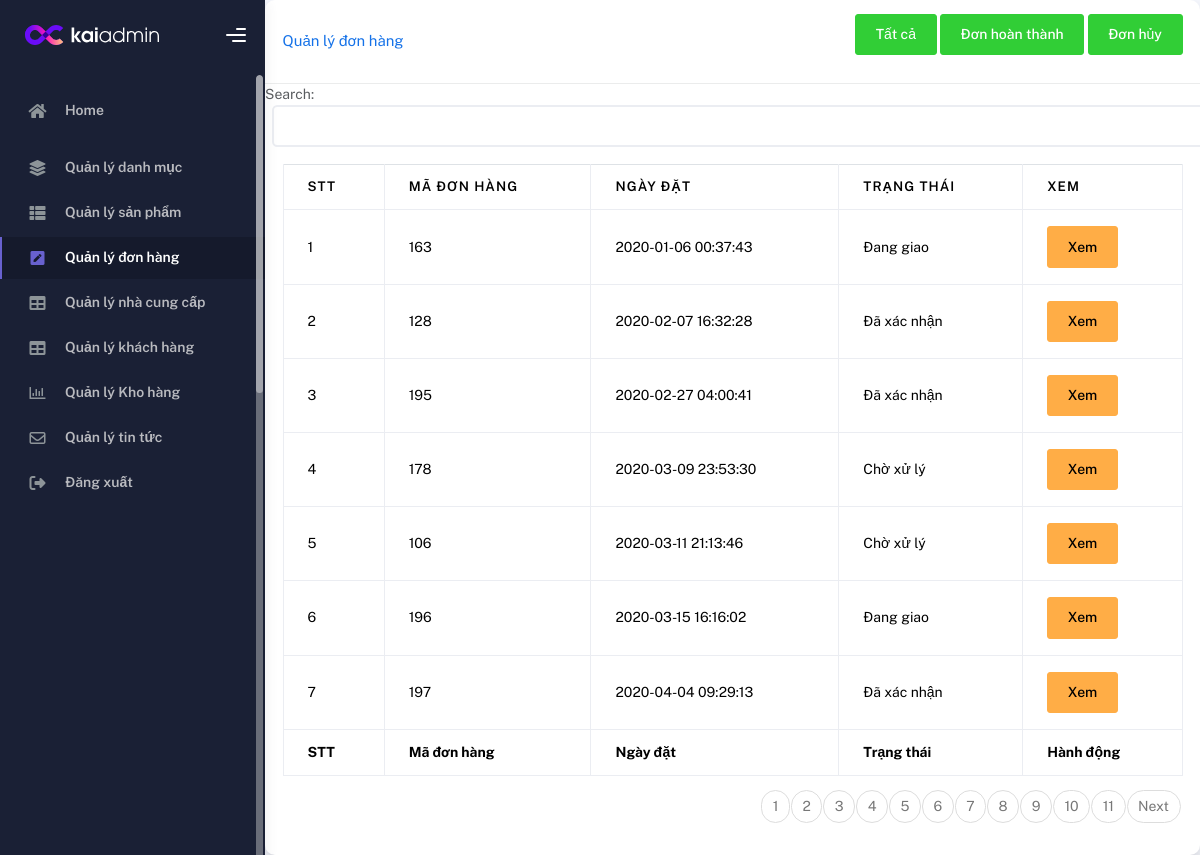
The page /Admin/Quanlydonhang/donchuahoanthanh.php (signed in) on the database its author committed.
### tables this page shows
CREATE TABLE `donhang` (
  `maDonhang` int(20) NOT NULL,
  `maKhachHang` varchar(20) NOT NULL,
  `thoiGianDat` datetime NOT NULL,
  `diaChiKhachHang` varchar(255) NOT NULL,
  `tongGiaTri` int(100) NOT NULL,
  `ghiChu` varchar(200) DEFAULT NULL,
  `tinhTrang` enum('Chờ xử lý','Đã xác nhận','Đang giao','Đã giao','Đã hủy') NOT NULL DEFAULT 'Chờ xử lý' COMMENT '0: Chờ xử lý, 1: Đã xác nhận, 2:Đang giao, 3:Đã giao, 4: Đã hủy'
);

### Admin/Quanlydonhang/donchuahoanthanh.php (the view, shortened to what this page needs)
<!DOCTYPE html>
<html lang="en">
<head>
    <link rel="stylesheet" href="https://cdnjs.cloudflare.com/ajax/libs/font-awesome/6.5.2/css/all.min.css">
    <link rel="stylesheet" href="//cdnjs.cloudflare.com/ajax/libs/morris.js/0.5.1/morris.css">
    <link rel="stylesheet" href="/Demo/Admin/assets1/main.css">
    <link rel="stylesheet" href="/Demo/Admin/assets/css/bootstrap.min.css" />
    <link rel="stylesheet" href="/Demo/Admin/assets/css/plugins.min.css" />
    <link rel="stylesheet" href="/Demo/Admin/assets/css/kaiadmin.min.css" />
    <link rel="stylesheet" href="/Demo/Admin/assets/css/demo.css" />
</head>
<body>
    <div class="wrapper">
        <div class="sidebar" data-background-color="dark">
            <div class="sidebar-logo">
                <div class="logo-header" data-background-color="dark">
                    <a href="/Demo/Admin/trangchu.php" class="logo">
                        <img src="/Demo/Admin/assets/img/kaiadmin/logo_light.svg" alt="navbar brand" class="navbar-brand" height="20">
                    </a>
                    <div class="nav-toggle">
                        <button class="btn btn-toggle toggle-sidebar">
                            <i class="gg-menu-right"></i>
                        </button>
                    </div>
                </div>
            </div>
            <div class="scroll-wrapper sidebar-wrapper scrollbar scrollbar-inner" style="position: relative;">
                <div class="sidebar-wrapper scrollbar scrollbar-inner scroll-content scroll-scrolly_visible" style="height: auto; margin-bottom: 0px; margin-right: 0px; max-height: 427px;">
                    <div class="sidebar-content">
                        <ul class="nav nav-secondary">
                            <li class="nav-item">
                                <a href="/Demo/Admin/trangchu.php" class="collapsed" aria-expanded="false">
                                    <i class="fas fa-home"></i>
                                    <p>Home</p>
                                </a>
                            </li>
                            <li class="nav-item">
                                <a href="/Demo/Admin/Quanlydanhmuc/hienthi.php">
                                    <i class="fas fa-layer-group"></i>
                                    <p>Quản lý danh mục</p>
                                </a>
                            </li>
                            <li class="nav-item">
                                <a href="/Demo/Admin/Quanlysanpham/hienthi.php">
                                    <i class="fas fa-th-list"></i>
                                    <p>Quản lý sản phẩm</p>
                                </a>
                            </li>
                            <li class="nav-item  active">
                                <a href="/Demo/Admin/Quanlydonhang/hienthi.php">
                                    <i class="fas fa-pen-square"></i>
                                    <p>Quản lý đơn hàng</p>
                                </a>
                            </li>
                            <li class="nav-item">
                                <a href="/Demo/Admin/Quanlynhacungcap/hienthi.php">
                                    <i class="fas fa-table"></i>
                                    <p>Quản lý nhà cung cấp</p>
                                </a>
                            </li>
                            <li class="nav-item">
                                <a href="/Demo/Admin/Quanlykhachhang/hienthi.php">
                                    <i class="fas fa-table"></i>
                                    <p>Quản lý khách hàng</p>
                                </a>
                            </li>
                            <li class="nav-item">
                                <a href="/Demo/Admin/Quanlykhohang/Khohang.php">
                                    <i class="far fa-chart-bar"></i>
                                    <p>Quản lý Kho hàng</p>
                                </a>
                            </li>
                            <li class="nav-item">
                                <a href="/Demo/Admin/Quanlytintuc/news.php">
                                    <i class="fa-regular fa-envelope"></i>
                                    <p>Quản lý tin tức</p>
                                </a>
                            </li>
                            <li class="nav-item">
                                <a href="/Demo/Admin/logout.php">
                                    <i class="fa-solid fa-right-from-bracket"></i>
                                    <p>Đăng xuất</p>
                                </a>
                            </li>
                        </ul>
                    </div>
                </div>
                <div class="scroll-element scroll-y scroll-scrolly_visible">
                    <div class="scroll-element_outer">
                        <div class="scroll-element_size"></div>
                        <div class="scroll-element_track"></div>
                        <div class="scroll-bar" style="height: 318px; top: 0px;"></div>
                    </div>
                </div>
            </div>
        </div>
        <div class="main-panel">
            <div>
                <?php
                include 'ketnoi.php';
                $sql_layncc = "SELECT COUNT(*) as total FROM donhang WHERE `tinhTrang` != 'Đã hủy' AND `tinhTrang` != 'Đã giao';";
                $result = mysqli_query($conn, $sql_layncc);
                $row = mysqli_fetch_assoc($result);
                $total_records = $row['total'];
                $page_hientai = isset($_GET['trang']) ? $_GET['trang'] : 1;
                $item_page = 7;
                $sotrang = ceil($total_records / $item_page);
                $start = ($page_hientai - 1) * $item_page;
                ?>
                <div class="card shadow mb-4">
                    <div class="card-header py-3">
                        <div class="khoangCach">
                            <h6 class="m-0 font-weight-bold text-primary">Quản lý đơn hàng</h6>
                            <div>
                                <a href="hienthi.php" class="btn btn-success mb-3"> Tất cả</a>
                                <a href="donhoanthanh.php" class="btn btn-success mb-3"> Đơn hoàn thành</a>
                                <a href="donhuy.php" class="btn btn-success mb-3"> Đơn hủy</a>
                            </div>
                        </div>
                    </div>
                    <div class="text-muted">
                        Search:
                        <div class="d-search">
                            <input type="text" id="search" class="ms-2 form-control" aria-label="Search invoice">
                        </div>
                    </div>
                    <div class="card-body">
                        <div class="table-responsive">
                            <table class="table table-bordered" id="dataTable" width="100%" cellspacing="0">
                                <thead>
                                    <tr>
                                        <th>STT</th>
                                        <th>Mã đơn hàng</th>
                                        <th>Ngày đặt</th>
                                        <th>Trạng thái</th>
                                        <th>Xem</th>
                                    </tr>
                                </thead>
                                <tfoot>
                                    <tr>
                                        <th>STT</th>
                                        <th>Mã đơn hàng</th>
                                        <th>Ngày đặt</th>
                                        <th>Trạng thái</th>
                                        <th>Hành động</th>
                                    </tr>
                                </tfoot>
                                <tbody id="body_table">
                                    <?php
                                    require('ketnoi.php');
                                    $sql_str = "SELECT
                                            * from donhang WHERE `tinhTrang` != 'Đã hủy' AND `tinhTrang` != 'Đã giao'
                                            order by thoiGianDat limit $start, $item_page";
                                    $result = mysqli_query($conn, $sql_str);
                                    $stt = 0;
                                    while ($row = mysqli_fetch_assoc($result)) {
                                        $stt++;
                                    ?>
                                        <tr>
                                            <td><?= $stt ?></td>
                                            <td><?= $row['maDonhang'] ?></td>
                                            <td><?= $row['thoiGianDat'] ?></td>
                                            <td><span class='tinhTrang'><?= $row['tinhTrang'] ?></span></td>
                                            <td><a class="btn btn-warning" href="vieworders.php?id=<?= $row['maDonhang'] ?>">Xem</a></td>
                                        </tr>
                                    <?php
                                    }
                                    ?>
                                </tbody>
                            </table>
                            <ul class="pagination justify-content-end">
                                <?php
                                for ($i = 1; $i <= $sotrang; $i++) {
                                    echo "<li class='page-item'><a class='page-link'
                    href='?trang=$i'>$i</a></li>";
                                }
                                if ($page_hientai < $sotrang && $sotrang > 1) {
                                    $y = $page_hientai + 1;
                                    echo "<li class='page-item'><a class='page-link'
                    href='?trang=$y'>Next</a></li>";
                                }
                                ?>
                            </ul>
                        </div>
                    </div>
                </div>
            </div>
        </div>
    </div>
</html>

### Admin/assets1/main.css (style rules this page uses)
body { font-family: "Helvetica Neue", "Open sans", sans-serif; background-color: gray; background-image: -webkit-linear-gradient(top left, rgba(0, 0, 0, 0.15), rgb(93, 93, 93, 0.15)), url(https://img1.kienthucvui.vn/uploads/2019/10/30/anh-chup-rau-cu-qua_112150407.jpg); color: white; background-size: cover; }
.khoangCach { display: flex; flex-direction: row; align-items: center; justify-content: space-between; }

### rows shown on the page
donhang: maDonhang "163", thoiGianDat "2020-01-06 00:37:43", tinhTrang "Đang giao"
donhang: maDonhang "128", thoiGianDat "2020-02-07 16:32:28", tinhTrang "Đã xác nhận"
donhang: maDonhang "195", thoiGianDat "2020-02-27 04:00:41", tinhTrang "Đã xác nhận"
donhang: maDonhang "178", thoiGianDat "2020-03-09 23:53:30", tinhTrang "Chờ xử lý"
donhang: maDonhang "106", thoiGianDat "2020-03-11 21:13:46", tinhTrang "Chờ xử lý"
donhang: maDonhang "196", thoiGianDat "2020-03-15 16:16:02", tinhTrang "Đang giao"
donhang: maDonhang "197", thoiGianDat "2020-04-04 09:29:13", tinhTrang "Đã xác nhận"
